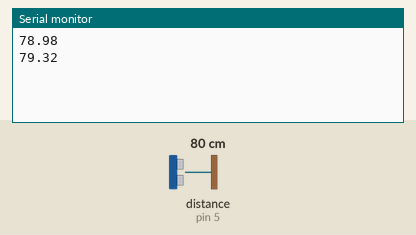
Bench run of a sketch on a simulated Arduino Uno, built with avr-gcc and run on an emulated ATmega328P. On the bench: the last lines printed to the serial monitor. Wiring (inferred from the names in the program): ultrasonic range finder: trigger pin 4; echo pin 5. The test bench sets the inputs (shaded band); at power-on: distance to the obstacle (sensor on pin 5) 80 cm. The echo pulse lasts 58.3 µs per cm.

Above: at 5.8 s.
5.9 s: distance to the obstacle (sensor on pin 5) set to 2 cm
At 10.9 s:
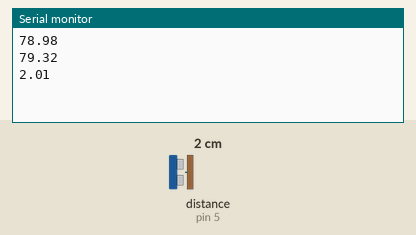
11.9 s: distance to the obstacle (sensor on pin 5) set to 4 cm
At 16.0 s:
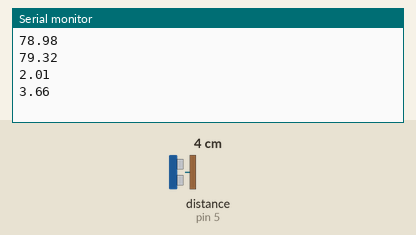
Timing chart, 0 to 17.5 s (numbered marks = the images above; inputs shaded):
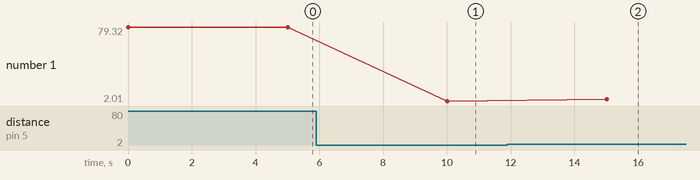

Measured:
- after the input at 5.9 s, the serial monitor: prints a new line after 4.1 s (image 1)
- after the input at 11.9 s, the serial monitor: prints a new line after 3.1 s (image 2)
- plotted number 1: 79.32 → 2.01 after the input at 5.9 s, 2.01 → 3.66 after the input at 11.9 s

The sketch:

sketch.ino
```cpp
// pinos conectados no Arduino
// const int led_vermelho = 2;
// const int led_verde = 3;
const int trig_pin = 4;
const int echo_pin = 5;

// variáveis que vão ser utilizadas para medir a distância
float duracao_pulso, distancia_cm;

void setup() {

  Serial.begin(9600);

  // configura os pinos como entrada e saída para o sensor ultrassônico
  pinMode(trig_pin, OUTPUT);
  pinMode(echo_pin, INPUT);

}

void loop() {

  // gera pulsos no sensor
  digitalWrite(trig_pin, HIGH);
  delayMicroseconds(10);
  digitalWrite(trig_pin, LOW);

  // mede a duração do pulso
  duracao_pulso = pulseIn(echo_pin, HIGH);

  // calcula a distância utilizando a duração do pulso
  distancia_cm = 0.017 * duracao_pulso;

  // Envia a distância calculada para o código Python
  Serial.println(distancia_cm);

  // Recebe mensagem avisando da alteração identificada, alterando a cor dos leds
  /*
  char cmd = Serial.read();
  if (cmd == '1') {
    digitalWrite(led_vermelho, HIGH);
    digitalWrite(led_verde, LOW);
  } else {
    digitalWrite(led_vermelho, LOW);
    digitalWrite(led_verde, HIGH);
  }*/

  // coleta a distância à cada 5 segundos (5000 milissegundos)
  delay(5000);

}
```
